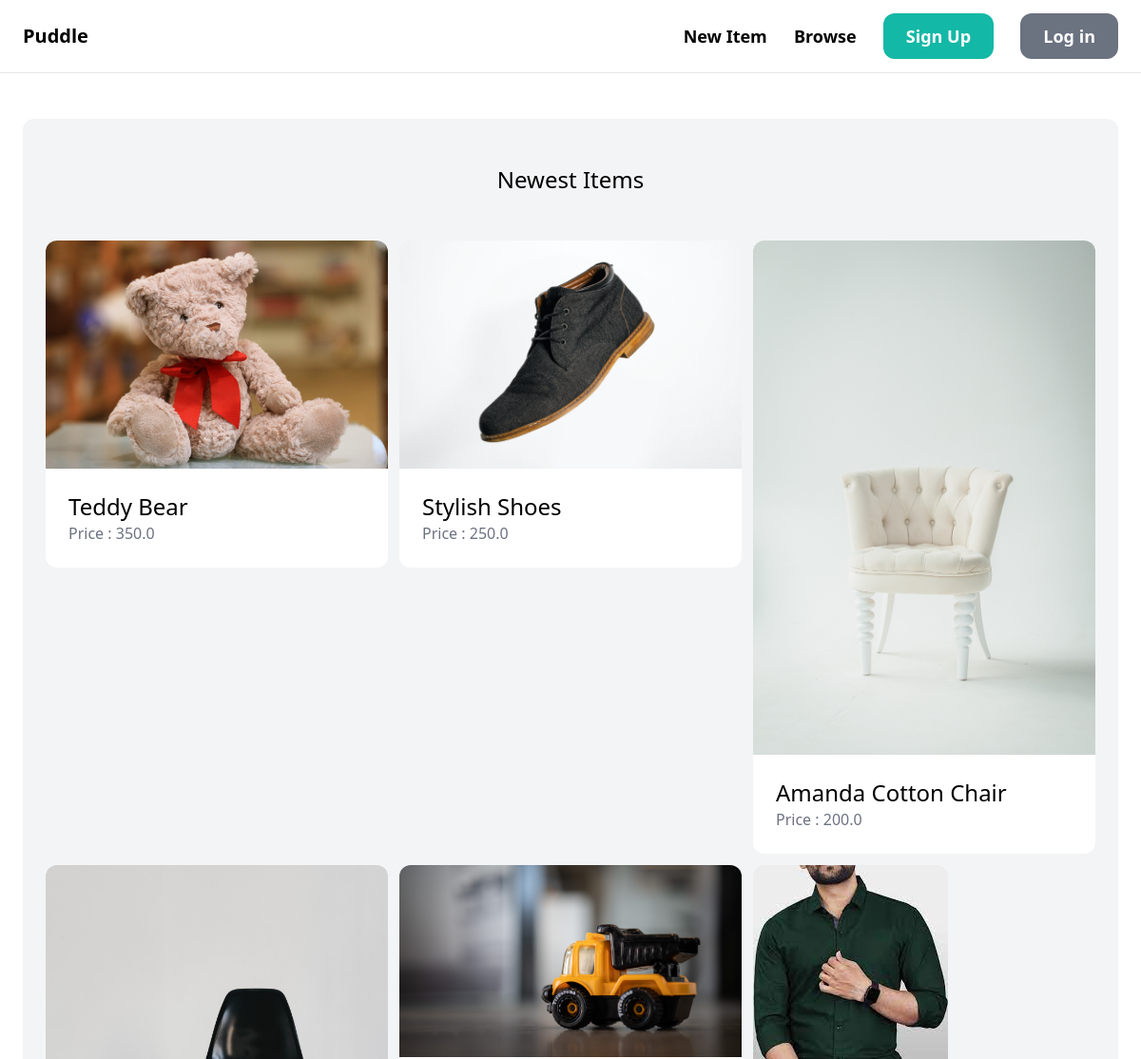
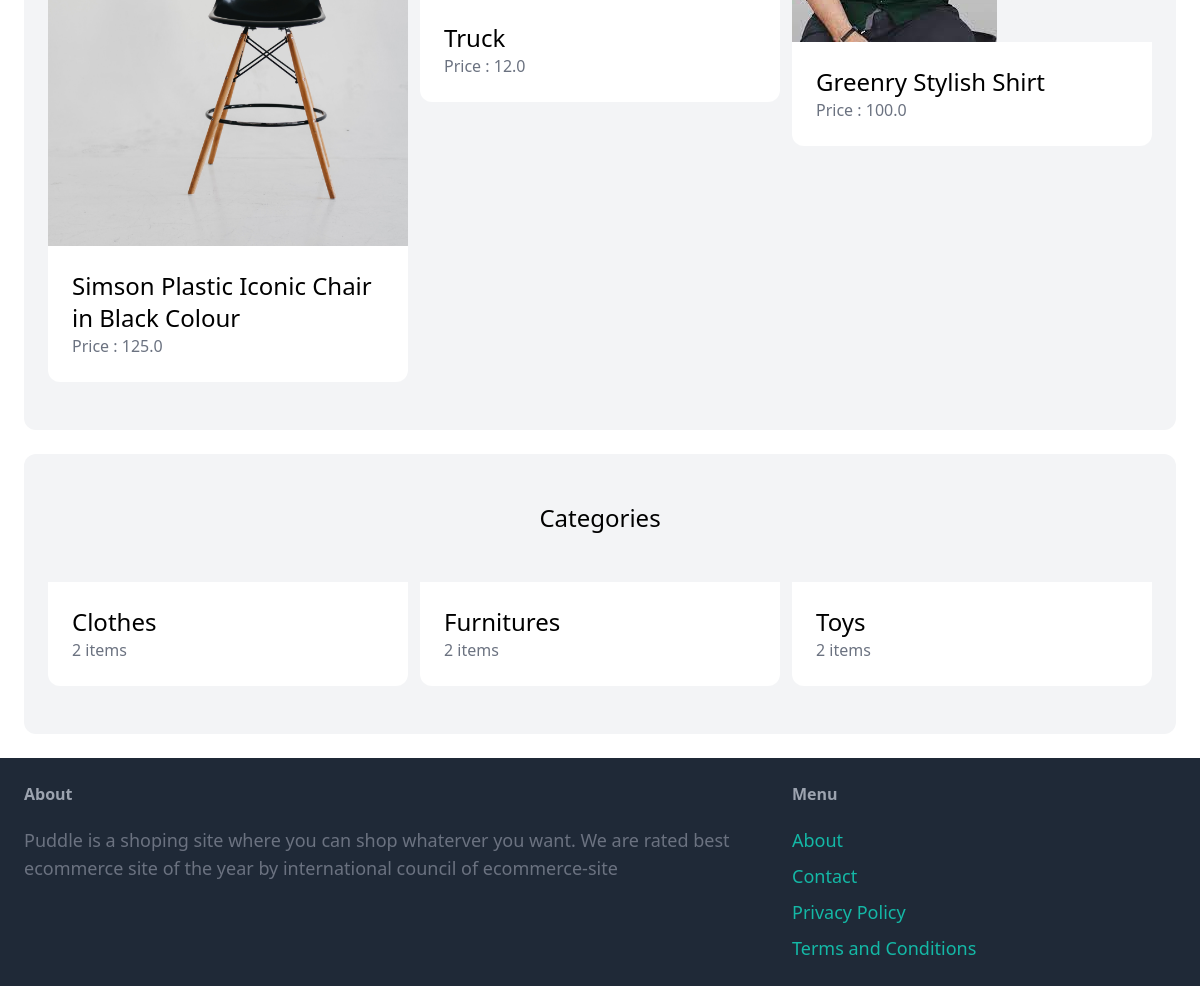
The page / on the database its author committed (2 pictures, top to bottom).
### item/models.py (models this page shows, shortened)
class Item(models.Model):
    category = models.ForeignKey(Category, related_name='items', on_delete=models.CASCADE) # if category is deleted then all items belong to this also be deleted.
    name = models.CharField(max_length=250)
    description = models.TextField(blank=True, null=True)
    price = models.FloatField()
    image = models.ImageField(upload_to='item_images', blank=True, null=True) #if item_images doesn't exist then django make it.
    is_sold = models.BooleanField(default=False)
    created_by = models.ForeignKey(User, related_name='items',on_delete=models.CASCADE) # This is an index into database b/w this item and user. # Cascade means if user is deleted then all of the items are also deleted.
    created_at = models.DateTimeField(auto_now_add=True)

class Category(models.Model):
    name = models.CharField(max_length=250)
    class Meta:
        ordering = ('name',)
        verbose_name_plural = 'Categories' # It will give us Categories in admin pannel.

### core/views.py (the view)
# urls.py: path('', views.index, name = 'index'),
def index(request):
    items = Item.objects.filter(is_sold = False)[0:6]
    categories = Category.objects.all()
    return render(request, 'core/index.html',{
        'categories' : categories,
        'items' : items,
    })

### core/templates/core/index.html (shortened to what this page needs)
{% extends 'core/base.html' %}
{% block content %}
    <div class="mt-6 px-6 py-12 bg-gray-100 rounded-xl">
        <h2 class="mb-12 text-2xl text-center">Newest Items</h2>
        <div class="grid grid-cols-3 gap-3">
            {% for item in items %}
                <div>
                    <a href="{% url 'item:detail' item.id %}">
                        <div>
                            <img src="{{ item.image.url }}" class="rounded-t-xl">
                        </div>
                        <div class="p-6 bg-white rounded-b-xl">
                            <h2 class="text-2xl">{{ item.name }}</h2>
                            <p class="text-gray-500">Price : {{ item.price }}</p>
                        </div>
                    </a>
                </div>
            {% endfor %}
        </div>
    </div>
    <div class="mt-6 px-6 py-12 bg-gray-100 rounded-xl">
        <h2 class="mb-12 text-2xl text-center">Categories</h2>
        <div class="grid grid-cols-3 gap-3">
            {% for category in categories %}
                <div>
                    <a href="#">
                        <div class="p-6 bg-white rounded-b-xl">
                            <h2 class="text-2xl">{{ category.name }}</h2>
                            <p class="text-gray-500">{{ category.items.count }}  items </p>
                        </div>
                    </a>
                </div>
            {% endfor %}
        </div>
    </div>
{% endblock %}

### core/templates/core/base.html (shortened to what this page needs)
<!DOCTYPE html>
<html>
    <head>
        <script src="https://cdn.tailwindcss.com"></script>
    </head>
    <body>
        <nav class="py-6 px-6 flex justify-between items-center border-b border-gray-200">
            <a href="/" class="text-xl font-semibold">Puddle</a>
            <div class="space-x-6">
                <a href="{% url 'item:new' %}" class="text-lg font-semibold hover:text-gray-500">New Item</a>
                <a href="{% url 'item:items' %}" class="text-lg font-semibold hover:text-gray-500">Browse</a>
                {% if request.user.is_authenticated %}
                    <a href="{% url 'conversation:inbox' %}" class="px-6 py-3 text-lg font-semibold bg-teal-500 text-white rounded-xl hover:bg-teal-700">Inbox</a>
                    <a href="{% url 'dashboard:index' %}" class="px-6 py-3 text-lg font-semibold bg-gray-500 text-white rounded-xl hover:bg-gray-700">Dashboard</a>
                    <a href="#" class="px-6 py-3 text-lg font-semibold bg-gray-500 text-white rounded-xl hover:bg-gray-700">Add to Cart</a>
                {% else %}
                    <a href="{% url 'core:signup' %}" class="px-6 py-3 text-lg font-semibold bg-teal-500 text-white rounded-xl hover:bg-teal-700">Sign Up</a>
                    <a href="{% url 'core:login' %}" class="px-6 py-3 text-lg font-semibold bg-gray-500 text-white rounded-xl hover:bg-gray-700">Log in</a>
                {% endif %}
            </div>
        </nav>
        <div class="px-6 py-6">
            {% block content %}
            {% endblock %}
        </div>
        <footer class="py-6 px-6 flex justify-between bg-gray-800">
            <div class="w-2/3 pr-10">
                <h3 class="mb-5 font-semibold text-gray-400">About</h3>
                <p class="text-lg text-gray-500">
                    Puddle is a shoping site where you can shop whaterver you want. We are rated best ecommerce site of the year by international council of ecommerce-site
                </p>
            </div>
            <div class="w-1/3">
                <h3 class="mb-5 font-semibold text-gray-400">Menu</h3>
                <ul class="space-y-2">
                    <li><a href="#" class="text-lg text-teal-500 hover:text-teal-700">About</a></li>
                    <li><a href="{% url 'core:contact' %}" class="text-lg text-teal-500 hover:text-teal-700">Contact</a></li>
                    <li><a href="#" class="text-lg text-teal-500 hover:text-teal-700">Privacy Policy</a></li>
                    <li><a href="#" class="text-lg text-teal-500 hover:text-teal-700">Terms and Conditions</a></li>
                </ul>
            </div>
        </footer>
    </body>
</html>

### rows shown on the page
Item: image (picture), name "Teddy Bear", price "350.0"
Item: image (picture), name "Stylish Shoes", price "250.0"
Item: image (picture), name "Amanda Cotton Chair", price "200.0"
Item: image (picture), name "Simson Plastic Iconic Chair in Black Colour", price "125.0"
Item: image (picture), name "Truck", price "12.0"
Item: image (picture), name "Greenry Stylish Shirt", price "100.0"
Category: name "Clothes", items.count "2"
Category: name "Furnitures", items.count "2"
Category: name "Toys", items.count "2"
